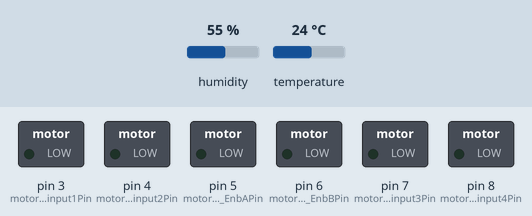
Simulated run of this sketch. Board: Arduino Nano, built with avr-gcc and run on an emulated ATmega328P. On the bench: switched loads named in the sketch (green lamp = pin HIGH). The test bench sets the inputs (shaded band); at power-on: humidity 55 %, temperature 24 °C. What the sketch prints to the serial monitor is not drawn.

Above: at 6.0 s.
At 17.1 s:
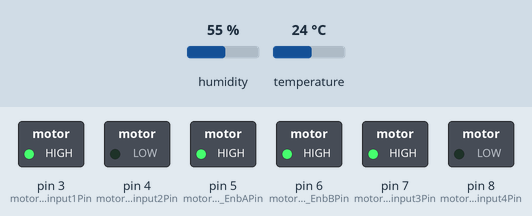
Timing chart, 0 to 23.0 s (numbered marks = the images above):
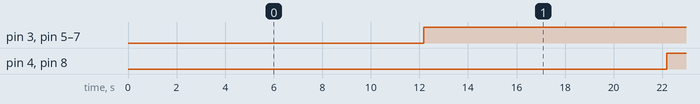

The sketch:

fancontrolbyhumi002.ino
```cpp
/*
버전 관리
숫자 없는 버전은  dht22 , oled  핀 배정 및 작동 확인 및 millis를 활용까지 한 버전입니다.
버전 002 는 모터 드라이버 + 12 fan 1ea 그리고 2개까지 작동 + 온도 / 습도  5회 평균값 을 비교해서 다음 동작을 하게 하는 버전

RED PCB 의 드라이버는 고전압에 따른 점퍼핀 제거를 안하여 내부손상되었습니다.
VCC 에 12이상! 전압을 넣을경우 반드시 12V GND 글씨위에 있는 점퍼핀을 제거 해야합니다.
7V ~ 11V 사이는 제거 안하고 사용해도 내부적으로 7805가 5V를 발생 , 내부회로에
쓰일수 있게 해줍니다.

GREN PCB의 경우 S1 이라는 하는 푸쉬 버튼이 있는데 이게 위에 언급한 점퍼핀하고
같은 역활을 합니다.
눌려있으면 +5V 에서  5V가 안 나옵니다.
올라와 있으면 +5V에서 5V가 출력 되는데 이를 아두이노 또는 다른 기기의 5V로
활용이 가능합니다.

정리하자면 외부 입력전압이 12V 이상 ~ L298N의 데이타 시트상의 제원에 맞는 화면글씨뜨게
VCC 라면  점퍼핀 제거 또는 S1이 눌려져 있어야 제대로 작동합니다.

analogWrite가 되는 디지털핀에  ENA 또는 ENB 핀을 연결해야 모터제어가 됩니다.
예를 들어 ENA에 D12번을연결하면  MAX 255 에서 작동되나 100정도로 낮추면 작동을 안합니다.
원인은 analogWrite를 표현못하는 디지털핀이라그렇습니다. ( 핀맵 필히 참고 )

그래서 D5 , D6에 ENA , ENB를 연결하면 제대로 100값을 출력해주기에 모터 전압이 제대로 나옵니다.

다만 fan의 경우  255 맥스 출력이 아니고선 고주파음이 발생 합니다.


버전 0004 는 oled 부분에 온도 / 습도 / 팬 1 속도 ? 또는 % 가동 / 팬 2 의 속도 또는 % 가동 표시 하는 버전입니다.
버전 005 는 004버전까자의 데이타를 가지고 온습도에 따른 팬 을 껐다가 켜고  이를 oled에서 확인 할수 있는 버전입니다.
버전 006 은 oled ui 개선 버전 이자 마지막 버전으로 최대한 한글로 표현하는게 목적입니다.
*/

/*
dht22  -  5v -> arduino nano 5v
          Signal -> arduino nano D12
          nc -> none
          GND -> arduino nano GND

Oled 0.96 Inch - 5v -> arduino nano 5v
                 gnd -> arduino nano GND
                 SCL -> arduino nano A5
                 SDA  -> arduino nano A4

L298N (GREEN) -  +12V -> VCC
                 GND  -> arduino nano GND
                  < A SIDE >
                 arduino nano+5v  -> 5V
                 arduino nano D3  -> INA Pin
                 arduino nano D4  -> INB Pin
                 arduino nano D5  -> ENA

                < B SIDE >
                 arduino nano+5v  -> 5V
                 arduino nano D7  -> INC Pin
                 arduino nano D8  -> IND Pin
                 arduino nano D6  -> ENB

*/


#include <dht.h>  // By  Rob Tillaart 함수입니다. 타 dht 함수와 사용방법이 살짝 틀립니다.
//#include "U8glib.h"

dht DHT;
#define DHT22_PIN 12  // DHT22 Signal을 D12에 배정

int preTime;
int nowTime;
int intervelTime = 2200;  // dht 함수 실행 간격 msec

int preTime2;
int nowTime2;
int intervelTime2 = 5500;

int sensorCount = 0;

int humiditySum = 0;
int humidityAverage = 0;
int temperatureSum = 0;
int temperatureAverage = 0;

// Oled 0.96 구동 드라이버 호출  , SCL = A5 , SDA = A4
//U8GLIB_SSD1306_128X64 u8g(U8G_I2C_OPT_DEV_0|U8G_I2C_OPT_NO_ACK|U8G_I2C_OPT_FAST);  // Fast I2C / TWI


//모터 드라이버 모듈  A측 제어핀
#define motorDriver_input1Pin 3
#define motorDriver_input2Pin 4
#define motorDriver_EnbAPin 5  // analogWrite가 되는 디지털핀
//모터 드라이버 모듈  B측 제어핀
#define motorDriver_input3Pin 7
#define motorDriver_input4Pin 8
#define motorDriver_EnbBPin 6 // analogWrite가 되는 디지털핀

int motor_Delay = 10000; //10초


void setup()
{
    Serial.begin(9600);
  pinMode(motorDriver_input1Pin, OUTPUT);             // 제어 1번핀 출력모드 설정
  pinMode(motorDriver_input2Pin, OUTPUT);             // 제어 2번핀 출력모드 설정
  pinMode(motorDriver_EnbAPin, OUTPUT);               // A측 PWM 출력 설정
  pinMode(motorDriver_input3Pin, OUTPUT);             // 제어 3번핀 출력모드 설정
  pinMode(motorDriver_input4Pin, OUTPUT);             // 제어 4번핀 출력모드 설정
  pinMode(motorDriver_EnbBPin, OUTPUT);               // B측 PWM 출력 설정
}

void loop()
{

    //  *** dht ***
    nowTime = millis();
    if((nowTime - preTime) >= intervelTime )
    {

        DHT.read22(DHT22_PIN);  // DHT11이면 22 -> 11로 변경 하면 됨  , 이 구문이 없으면 값을 못 읽음
        Serial.println(DHT.humidity , 1);  // 시리얼 모니터링 필요없으면 주석처리 할것
        Serial.println(DHT.temperature , 1); // 시리얼 모니터링 필요없으면 주석처리 할것
        preTime = nowTime;
        sensorCount = sensorCount + 1;  // 밑에 if( sensor == 5)를 위한 + 입니다.
        humiditySum = humiditySum + DHT.humidity; // 밑에 if( sensor == 5)를 위한 + 입니다.
        temperatureSum = temperatureSum + DHT.temperature; // 밑에 if( sensor == 5)를 위한 + 입니다.

        if( sensorCount == 5)  // 위 if문에 의해서 sensorCount 값이 5에 도달하면
        {
         Serial.println(" sensorCount = 5 if문에 들어왔습니다.");
         delay(1000);
         humidityAverage = humiditySum / 5;  // 밑에 if( humidityAverage > 40 || temperatureAverage > 30)를 위한 평균내는 것입니다.
         temperatureAverage = temperatureSum / 5; // 밑에 if( humidityAverage > 40 || temperatureAverage > 30)를 위한 평균내는 것입니다.
         sensorCount = 0;  // 0으로 처리안하면 sensorCount값이 계속 ++ 해져 if조건문에 못 넘어옵니다.
         humiditySum = 0;  // 0으로 처리안하면 평균값이 계속 커져 if문의 조건을 넘기게 됩니다.
         temperatureSum = 0; // 0으로 처리안하면 평균값이 계속 커져 if문의 조건을 넘기게 됩니다.
         Serial.print("평균온도값은 = ");     // 확인용 구문
         Serial.println(temperatureAverage); // 확인용 구문
         Serial.print("평균습도값은 = ");  // 확인용 구문
         Serial.println(humidityAverage); // 확인용 구문
            if( humidityAverage > 40 || temperatureAverage > 30) //  습도 또는 온도값이 정해진 값을 넘으면
            {
             Serial.println(" 평균 습도/ 온도 값이 제한수치 40％ / 30℃ 을 넘었습니다.");
             Serial.println(" 팬을 10초 동안 작동하겠습니다.");
             Serial.println(" 팬 작동하는 동안 온습도 측정은 멈춥니다.");
             motorDriver_forward();
             delay(motor_Delay);
             motorDriver_stop();
             humidityAverage = 0;
             temperatureAverage = 0;
            }

        }
    }
    //  *** dht end ***

    // *** oled ***
    /*
    u8g.firstPage();
    do {
        draw();
       } while( u8g.nextPage() );
    */


}


/*
void draw(void)
{
  u8g.setFont(u8g_font_unifont);// graphic commands to redraw the complete screen should be placed here
  u8g.drawStr( 0, 22, "Hello World!");//u8g.setFont(u8g_font_osb21);
}
*/

void motorDriver_forward() //FAN 시계 방향으로 회전 ( 보통팬은 역회전 없습니다)
{
  digitalWrite(motorDriver_input1Pin, HIGH);
  digitalWrite(motorDriver_input2Pin, LOW);
  analogWrite(motorDriver_EnbAPin, 255);  //A 측 모터 속도를 최대로 설정
  digitalWrite(motorDriver_input3Pin, HIGH);
  digitalWrite(motorDriver_input4Pin, LOW);
  analogWrite(motorDriver_EnbBPin, 255);  // B측모터 속도를 최대로 설정
}

void motorDriver_stop()
{
  digitalWrite(motorDriver_input1Pin, HIGH);         //모터가 시계 방향으로 회전
  digitalWrite(motorDriver_input2Pin, HIGH);
  digitalWrite(motorDriver_input3Pin, HIGH);         //모터가 시계 방향으로 회전
  digitalWrite(motorDriver_input4Pin, HIGH);

}

  
```

Source omitted: firstscreen.c (data table, 6428 bytes), secondpage.c (data table, 6427 bytes)

Measured:
- by itself, pin 4 (motorDriver_input2Pin), pin 8 (motorDriver_input4Pin): alternates HIGH for 10.0 s and LOW for 10.0 s
- by itself, pin 3 (motorDriver_input1Pin), pin 5 (motorDriver_EnbAPin), pin 6 (motorDriver_EnbBPin), pin 7 (motorDriver_input3Pin): LOW → HIGH at 12.2 s
